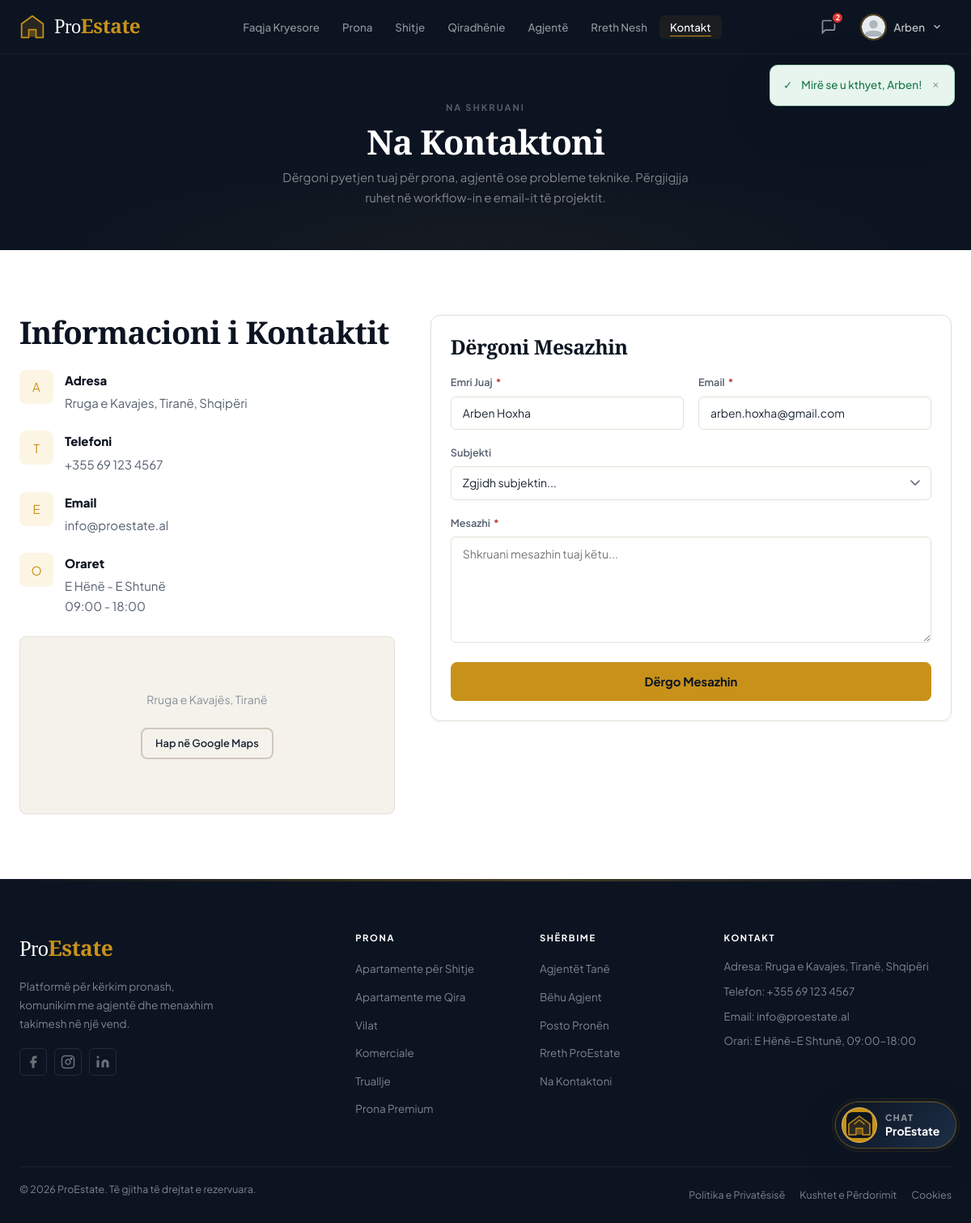
The page /contact.php (signed in) on the database its author committed.
### tables this page shows
CREATE TABLE IF NOT EXISTS `users` (
  `id`                   INT UNSIGNED     NOT NULL AUTO_INCREMENT,
  `email`                VARCHAR(255)     NOT NULL,
  `password`             VARCHAR(255)     NOT NULL COMMENT 'bcrypt hash',
  `first_name`           VARCHAR(100)     NOT NULL,
  `last_name`            VARCHAR(100)     NOT NULL,
  `phone`                VARCHAR(25)      DEFAULT NULL,
  `gender`               ENUM('female','male','other','unspecified') NOT NULL DEFAULT 'unspecified',
  `role`                 ENUM('admin','agent','owner','client') NOT NULL DEFAULT 'client',
  `avatar`               VARCHAR(255)     DEFAULT NULL,
  `bio`                  TEXT             DEFAULT NULL,
  `agency_name`          VARCHAR(200)     DEFAULT NULL,
  `license_number`       VARCHAR(100)     DEFAULT NULL,
  `city`                 VARCHAR(100)     DEFAULT NULL,
  `is_active`            TINYINT(1)       NOT NULL DEFAULT 1,
  `email_verified`       TINYINT(1)       NOT NULL DEFAULT 0,
  `verification_token`   VARCHAR(64)      DEFAULT NULL,
  `reset_token`          VARCHAR(64)      DEFAULT NULL,
  `reset_token_expires`  DATETIME         DEFAULT NULL,
  `last_login`           DATETIME         DEFAULT NULL,
  `created_at`           TIMESTAMP        NOT NULL DEFAULT CURRENT_TIMESTAMP,
  `updated_at`           TIMESTAMP        NOT NULL DEFAULT CURRENT_TIMESTAMP ON UPDATE CURRENT_TIMESTAMP,
  PRIMARY KEY (`id`),
  UNIQUE KEY `uq_email` (`email`),
  KEY `idx_role` (`role`),
  KEY `idx_active` (`is_active`)
);

### includes/security.php (called while the page is built, shortened)
<?php
function e(string $str): string {
    return htmlspecialchars($str, ENT_QUOTES | ENT_HTML5, 'UTF-8');
}

### includes/auth.php (called while the page is built, shortened)
<?php
function is_logged_in(): bool {
    return !empty($_SESSION['user_id']);
}
function current_user_id(): ?int {
    return isset($_SESSION['user_id']) ? (int) $_SESSION['user_id'] : null;
}
function current_user(): ?array {
    static $user = null;
    if ($user === null) {
        $user = db_row("SELECT * FROM users WHERE id = ? AND is_active = 1",
                       [current_user_id()]);
    }
    return $user;
}

### includes/db.php (called while the page is built, shortened)
<?php
class Database {
    private static ?PDO $instance = null;
    public static function getInstance(): PDO {
        if (self::$instance === null) {
            $dsn = "mysql:host=" . DB_HOST . ";dbname=" . DB_NAME
                 . ";charset=" . DB_CHARSET;
            $options = [
                PDO::ATTR_ERRMODE            => PDO::ERRMODE_EXCEPTION,
                PDO::ATTR_DEFAULT_FETCH_MODE => PDO::FETCH_ASSOC,
                PDO::ATTR_EMULATE_PREPARES   => false,
                PDO::MYSQL_ATTR_INIT_COMMAND => "SET NAMES utf8mb4 COLLATE utf8mb4_unicode_ci",
            ];
            try {
                self::$instance = new PDO($dsn, DB_USER, DB_PASS, $options);
            } catch (PDOException $e) {
                if (APP_DEBUG) {
                    $setup_url = ((!empty($_SERVER['HTTPS'])&&$_SERVER['HTTPS']!=='off')?'https':'http')
                    . '://' . ($_SERVER['HTTP_HOST']??'localhost')
                    . str_replace('/config/config.php','',str_replace($_SERVER['DOCUMENT_ROOT']??'','',__FILE__))
                    . '/../setup.php';
                die('<!DOCTYPE html><html><head><meta charset="UTF-8"><title>Gabim DB — ProEstate</title>'
                    . '<style>body{font-family:system-ui;background:#f0f2f5;display:flex;align-items:center;justify-content:center;min-height:100vh;margin:0}'
                    . '.box{background:#fff;border-radius:12px;padding:40px;max-width:500px;text-align:center;box-shadow:0 4px 24px rgba(0,0,0,.1)}'
                    . 'h2{color:#dc2626;margin-bottom:12px}p{color:#6b7280;font-size:.9rem;margin-bottom:20px}'
                    . 'code{background:#f0f2f5;padding:4px 8px;border-radius:4px;font-size:.85rem}'
                    . 'a{display:inline-block;padding:10px 24px;background:#0a1628;color:#fff;border-radius:8px;text-decoration:none;font-weight:700}'
                    . '</style></head><body><div class="box">'
                    . '<h2>⚠️ Gabim Databaze</h2>'
                    . '<p>ProEstate nuk mund të lidhet me MySQL.<br><strong>Mesazhi:</strong> <code>' . htmlspecialchars($e->getMessage()) . '</code></p>'
                    . '<p>Kontrollo kredencialet në <code>config/config.php</code></p>'
                    . '<a href="setup.php">🔧 Hap Setup</a>'
                    . '</div></body></html>');
                } else {
                    die('Gabim i brendshëm. Ju lutemi provoni më vonë.');
                }
            }
        }
        return self::$instance;
    }
}
function db(): PDO {
    return Database::getInstance();
}
function db_query(string $sql, array $params = []): PDOStatement {
    $stmt = db()->prepare($sql);
    $stmt->execute($params);
    return $stmt;
}
function db_row(string $sql, array $params = []): ?array {
    $row = db_query($sql, $params)->fetch();
    return $row ?: null;
}
function db_count(string $sql, array $params = []): int {
    return (int) db_query($sql, $params)->fetchColumn();
}

### contact.php (the view, shortened to what this page needs)
<?php
require_once __DIR__ . '/includes/db.php';
require_once __DIR__ . '/includes/security.php';
require_once __DIR__ . '/includes/auth.php';
require_once __DIR__ . '/includes/functions.php';
$success = false;
require __DIR__ . '/templates/header.php';
?>
<header class="page-header page-header--center">
  <div class="container page-header__inner">
    <div class="page-header__eyebrow">Na Shkruani</div>
    <h1>Na Kontaktoni</h1>
    <p>Dërgoni pyetjen tuaj për prona, agjentë ose probleme teknike. Përgjigjja ruhet në workflow-in e email-it të projektit.</p>
  </div>
</header>
<section class="section">
  <div class="container">
    <div class="contact-grid">
      <div>
        <h2 style="margin-bottom:24px;">Informacioni i Kontaktit</h2>
        <?php $infos = [
          ['A', 'Adresa', SITE_ADDRESS],
          ['T', 'Telefoni', SITE_PHONE],
          ['E', 'Email', SITE_EMAIL],
          ['O', 'Oraret', "E Hënë - E Shtunë\n09:00 - 18:00"],
        ]; foreach ($infos as $info): ?>
        <div class="contact-item">
          <div class="contact-item__icon"><?= e($info[0]) ?></div>
          <div>
            <div class="contact-item__title"><?= e($info[1]) ?></div>
            <div class="contact-item__text"><?= e($info[2]) ?></div>
          </div>
        </div>
        <?php endforeach; ?>
        <div class="map-card">
          <div>
            <p style="font-size:.875rem;">Rruga e Kavajës, Tiranë</p>
            <a href="https://maps.google.com/?q=Tirana+Albania" target="_blank" class="btn btn--sm btn--outline-navy" style="margin-top:8px;">Hap në Google Maps</a>
          </div>
        </div>
      </div>
      <div class="card card-body">
        <h3 style="margin-bottom:20px;">Dërgoni Mesazhin</h3>
        <?php if (!$success): ?>
        <form method="POST" action="">
          <div class="form-row">
            <div class="form-group">
              <label>Emri Juaj <span class="req">*</span></label>
              <input type="text" name="name" class="form-control"
                     value="<?= e($_POST['name'] ?? (is_logged_in() ? current_user()['first_name'].' '.current_user()['last_name'] : '')) ?>"
                     placeholder="Emri Mbiemri" required>
            </div>
            <div class="form-group">
              <label>Email <span class="req">*</span></label>
              <input type="email" name="email" class="form-control"
                     value="<?= e($_POST['email'] ?? (is_logged_in() ? current_user()['email'] : '')) ?>"
                     placeholder="email@juaj.com" required>
            </div>
          </div>
          <div class="form-group">
            <label>Subjekti</label>
            <select name="subject" class="form-control">
              <option value="">Zgjidh subjektin...</option>
            </select>
          </div>
          <div class="form-group">
            <label>Mesazhi <span class="req">*</span></label>
            <textarea name="message" class="form-control" rows="6" required
                      placeholder="Shkruani mesazhin tuaj këtu..."><?= e($_POST['message'] ?? '') ?></textarea>
          </div>
          <button type="submit" class="btn btn--primary btn--full btn--lg">
            Dërgo Mesazhin
          </button>
        </form>
        <?php endif; ?>
      </div>
    </div>
  </div>
</section>
<?php require __DIR__ . '/templates/footer.php'; ?>

### templates/header.php (shortened to what this page needs)
<?php
require_once dirname(__DIR__) . '/includes/db.php';
require_once dirname(__DIR__) . '/includes/security.php';
require_once dirname(__DIR__) . '/includes/auth.php';
require_once dirname(__DIR__) . '/includes/functions.php';
$unread_msgs = 0;
if (is_logged_in()) {
    $unread_msgs = db_count(
        "SELECT COUNT(*) FROM messages WHERE receiver_id = ? AND is_read = 0",
        [current_user_id()]
    );
}
?>
<!DOCTYPE html>
<html lang="sq">
<head>
  <link rel="stylesheet" href="<?= SITE_URL ?>/assets/css/style.css?v=chatbot7">
</head>
<body class="<?= $body_class ?? '' ?>">
<div id="flash-container" aria-live="polite">
  <?= flash_render() ?>
</div>
<header class="site-header" id="site-header">
  <nav class="navbar container">
    <a href="<?= SITE_URL ?>/index.php" class="navbar__brand">
      <span class="brand-logo">
      </span>
      <span class="brand-text">Pro<strong>Estate</strong></span>
    </a>
    <ul class="navbar__menu" id="nav-menu">
      <li><a href="<?= SITE_URL ?>/index.php" class="nav-link">Faqja Kryesore</a></li>
      <li><a href="<?= SITE_URL ?>/properties.php" class="nav-link">Prona</a></li>
      <li><a href="<?= SITE_URL ?>/properties.php?status=for_sale" class="nav-link">Shitje</a></li>
      <li><a href="<?= SITE_URL ?>/properties.php?status=for_rent" class="nav-link">Qiradhënie</a></li>
      <li><a href="<?= SITE_URL ?>/agents.php" class="nav-link">Agjentë</a></li>
      <li><a href="<?= SITE_URL ?>/about.php" class="nav-link">Rreth Nesh</a></li>
      <li><a href="<?= SITE_URL ?>/contact.php" class="nav-link">Kontakt</a></li>
    </ul>
    <div class="navbar__actions">
      <?php if (is_logged_in()): ?>
  <?php
    $user = current_user() ?? [];
    $first_name = $user['first_name'] ?? 'User';
    $avatar     = $user['avatar'] ?? null;
  ?>
  <a href="<?= SITE_URL ?>/dashboard/messages.php" class="nav-icon-btn" title="Mesazhet">
    <svg width="20" height="20" viewBox="0 0 24 24" fill="none" stroke="currentColor" stroke-width="2"><path d="M21 15a2 2 0 01-2 2H7l-4 4V5a2 2 0 012-2h14a2 2 0 012 2z"/></svg>
    <?php if ($unread_msgs > 0): ?>
      <span class="badge-count"><?= $unread_msgs > 9 ? '9+' : $unread_msgs ?></span>
    <?php endif; ?>
  </a>
  <div class="dropdown">
    <button class="dropdown__trigger">
      <img src="<?= get_avatar_url($avatar) ?>" alt="<?= e($first_name) ?>" class="avatar-sm">
      <span><?= e($first_name) ?></span>
      <svg width="14" height="14" viewBox="0 0 24 24" fill="none" stroke="currentColor" stroke-width="2"><path d="M6 9l6 6 6-6"/></svg>
    </button>
        </div>
      <?php else: ?>
        <a href="<?= SITE_URL ?>/login.php" class="btn btn--outline btn--sm">Hyrje</a>
        <a href="<?= SITE_URL ?>/register.php" class="btn btn--primary btn--sm">Regjistrohu</a>
      <?php endif; ?>
    </div>
  </nav>
</header>

### rows shown on the page
users: first_name "Arben", name "Arben Hoxha", email "arben.hoxha@gmail.com"

### other values the page prints
$icon "✓"
$msg "Mirë se u kthyet, Arben!"
$unread_msgs "2"
$info[0] "A"
$info[1] "Adresa"
$info[2] "Rruga e Kavajes, Tiranë, Shqipëri"
$info[0] "T"
$info[1] "Telefoni"
$info[2] "+355 69 123 4567"
$info[0] "E"
$info[1] "Email"
$info[2] "info@proestate.al"
$info[0] "O"
$info[1] "Oraret"
$info[2] "E Hënë - E Shtunë 09:00 - 18:00"
